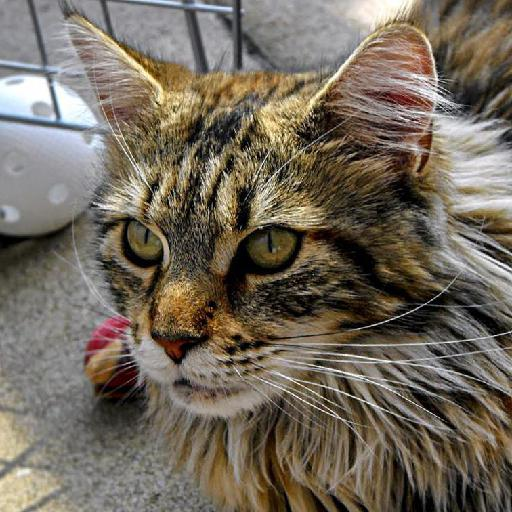
#> input picture af_data/cat/pixabay_cat_004655.jpg, 512 x 512 px; its folder holds only this picture in this run
$ jupyter execute --allow-errors main_simple.ipynb
#> lines starting #> are read from the running program, lines starting #| are printed output that depends on the picture
# Step 1: Import the libraries

[cell 1]
import os
import numpy as np
import matplotlib.pyplot as plt
import seaborn as sns
from sklearn.decomposition import PCA
from sklearn.svm import SVC
from sklearn.model_selection import train_test_split, GridSearchCV
from sklearn.metrics import classification_report, confusion_matrix, accuracy_score
from sklearn.preprocessing import StandardScaler
import cv2
from pathlib import Path
from datetime import datetime
import warnings
warnings.filterwarnings('ignore')

# Set matplotlib parameters
plt.rcParams['figure.figsize'] = (10, 6)
plt.rcParams['font.size'] = 12

print("Libraries imported successfully!")

# Step 2: データ読み込み関数の定義
 - 動物と人間の顔画像を読み込むための2つの関数が定義されます。

[cell 2]
def load_animal_data(data_dir="../data/af_data_new"):
    """Load animal image data (3 classes: cat, dog, wild)"""
#> called with data_dir = '../data/af_data_new'
    print("=== Data Collection and Preprocessing ===")
    print(f"Data source: {data_dir}")
    print("Preprocessing: RGB→Grayscale conversion, 128×128 resize, normalization (0-1)")

    data_path = Path(data_dir)
    animal_classes = ['cat', 'dog', 'wild']
    X, y = [], []

    for class_idx, class_name in enumerate(animal_classes):
        class_dir = data_path / class_name
        if not class_dir.exists():
            continue

        image_files = list(class_dir.glob("*.jpg")) + list(class_dir.glob("*.png"))
        print(f"{class_name}: {len(image_files)} images")

        for img_path in image_files:
            try:
                img = cv2.imread(str(img_path))
#> img is the input picture: shape (512, 512, 3); mean B, G, R 92.5, 105.5, 114.6
                if img is None:
                    continue
                img = cv2.cvtColor(img, cv2.COLOR_BGR2RGB)
                img = cv2.resize(img, (128, 128))
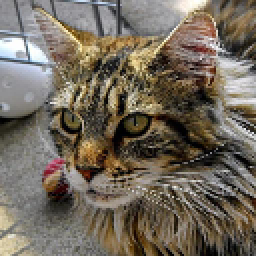
#> img: shape (128, 128, 3) (shown 2 times larger); mean R, G, B 114.6, 105.4, 92.4
                img_gray = cv2.cvtColor(img, cv2.COLOR_RGB2GRAY)
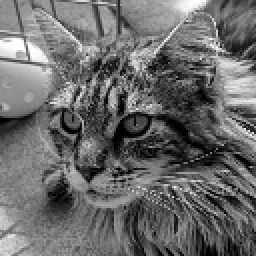
#> img_gray: shape (128, 128) (shown 2 times larger); min 0, max 255, mean 106.7
                img_normalized = img_gray.flatten() / 255.0
#> img_normalized = 16384 values, max 1 at index 2826, min 0 at index 7681, mean 0.418
                X.append(img_normalized)
                y.append(class_idx)
            except:
                continue

    print(f"Total data count: {len(X)} images")
#| Total data count: 1 images
    return np.array(X), np.array(y), animal_classes

def load_human_data(data_dir="../data/af_data_new"):
    """Load human image data (animal-like features)"""
    print("\n=== Animal-like Human Face Images ===")
    print("Collection method: AI image generation services")
    print("Labeling method: Filename-based (e.g., cat_human_01.jpg)")

    data_path = Path(data_dir) / "human_like_animal"
    if not data_path.exists():
        return np.array([]), np.array([]), []

    X_human, y_human, human_files = [], [], []
    class_mapping = {'cat': 0, 'dog': 1, 'wild': 2}

    image_files = list(data_path.glob("*.jpg")) + list(data_path.glob("*.png"))
    print(f"Human image count: {len(image_files)}")

    for img_path in image_files:
        try:
            filename = img_path.name
            animal_name = filename.split('_')[0].lower()
            if animal_name not in class_mapping:
                continue

            img = cv2.imread(str(img_path))
            if img is None:
                continue
            img = cv2.cvtColor(img, cv2.COLOR_BGR2RGB)
            img = cv2.resize(img, (128, 128))
            img_gray = cv2.cvtColor(img, cv2.COLOR_RGB2GRAY)
            img_normalized = img_gray.flatten() / 255.0

            X_human.append(img_normalized)
            y_human.append(class_mapping[animal_name])
            human_files.append(filename)
        except:
            continue

    for class_name in ['cat', 'dog', 'wild']:
        count = sum(1 for f in human_files if f.startswith(class_name))
        print(f"{class_name}-like: {count} images")

    return np.array(X_human), np.array(y_human), human_files

print("Data loading functions defined!")

# Step 3: データセットの読み込み
- 定義した関数を使って、実際に画像データを読み込む。各クラスの画像数や、データの形状（次元数）が出力される。

[cell 3]
# Load animal data
X, y, class_names = load_animal_data()
#> y = [0]; class_names = ['cat', 'dog', 'wild']
print(f"\nLoaded data shape: {X.shape}")
#| Loaded data shape: (1, 16384)
print(f"Classes: {class_names}")
#| Classes: ['cat', 'dog', 'wild']

# Load human data
X_human, y_human, human_files = load_human_data()
